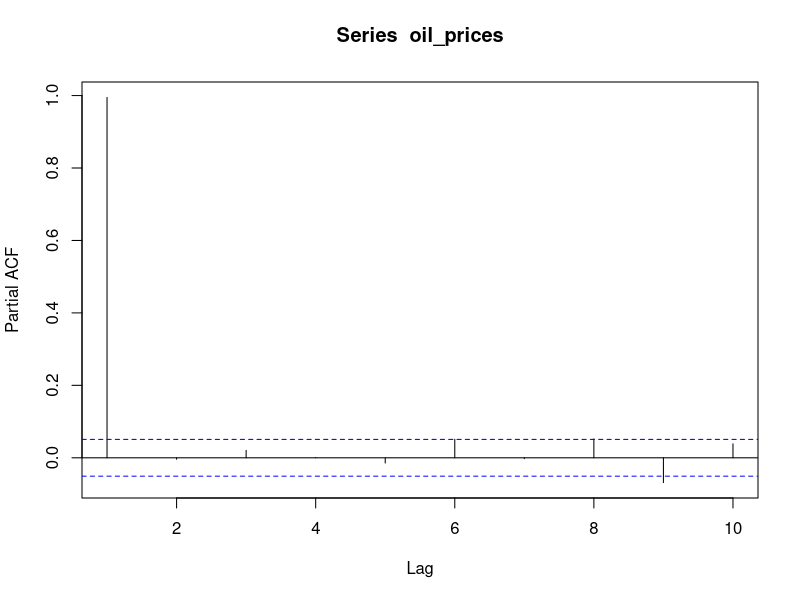
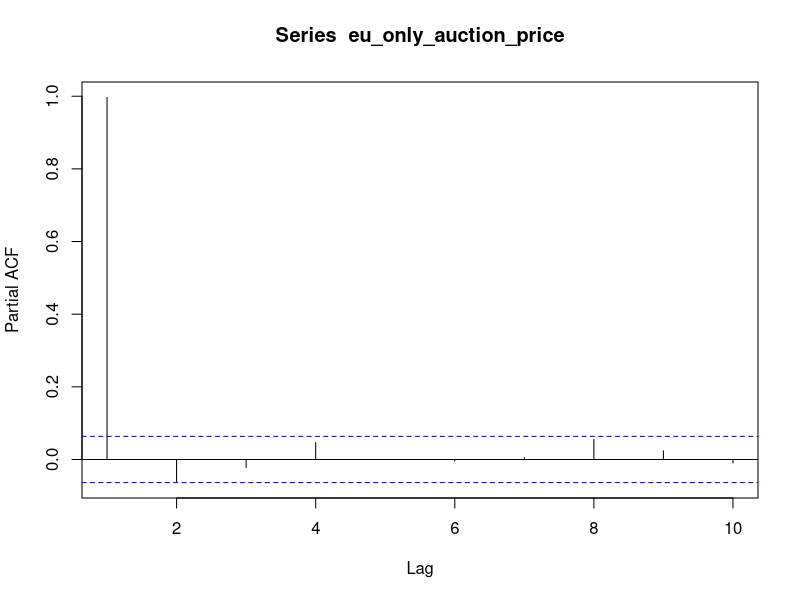
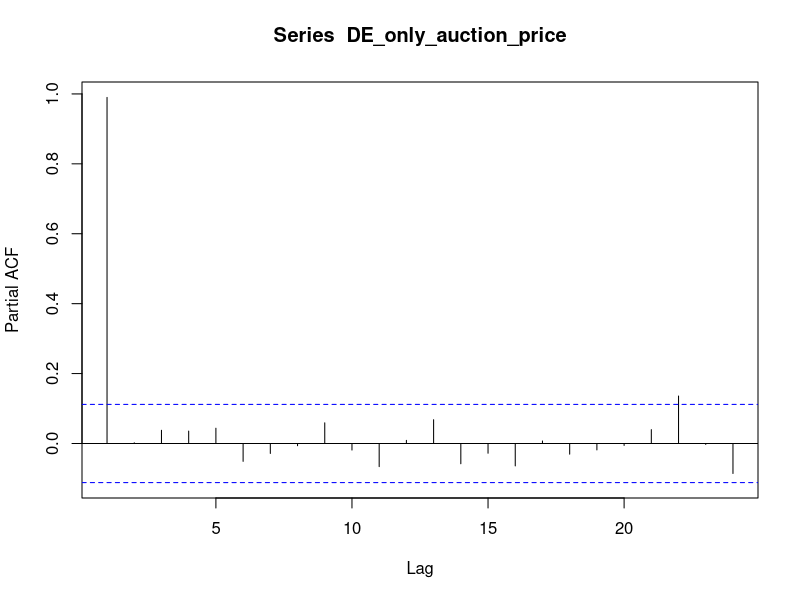
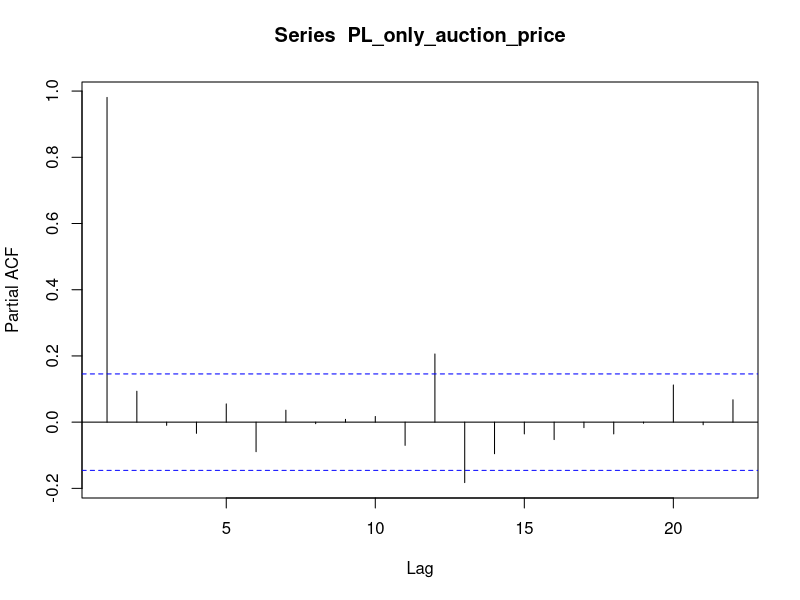
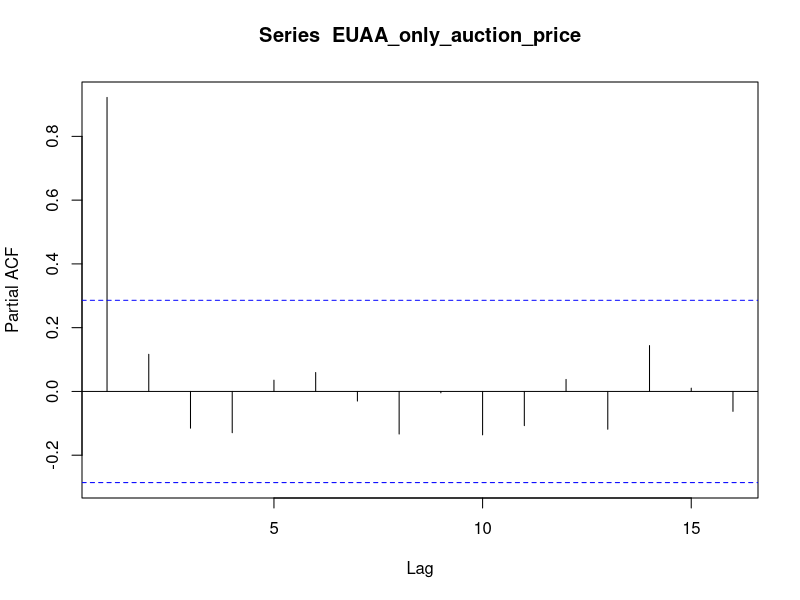

Reproduce these figures in R, in order. (Note: this script raises an error after producing the figures.)
## ---- chunk 1
knitr::opts_chunk$set(echo = TRUE)
library(readxl)
library(tseries)
library(ggplot2)
library(tidyverse)
library(reshape2)
library(car)
library(lubridate)

## ---- chunk 2
brent_crude_prices<- read_excel("brent_crude_prices.xlsx")
co2_emissions_data<-read.csv("co2_emission.csv")
ftse<- read.csv("FTSE 100 Historical Data.csv")
eu_ets_data<-read_excel("EU-ETS-data.xlsx")
## ---- chunk 3
eu_ets_data$Date<- as.Date(eu_ets_data$Date)
brent_crude_prices$Date<- as.Date(brent_crude_prices$Date)
ftse$Date<- mdy(ftse$Date)
ftse$Price<- as.numeric(str_replace(ftse$Price,",",""))
## ---- chunk 4
auction_and_oil<- merge(x=eu_ets_data,y=brent_crude_prices, 
                         by="Date", all.x=TRUE) 

auction_and_oil<-auction_and_oil |> filter(is.na(auction_and_oil$`Europe Brent Spot Price FOB (Dollars per Barrel)`)==FALSE)

oil_prices<- auction_and_oil$`Europe Brent Spot Price FOB (Dollars per Barrel)`
pacf(oil_prices, lag=10, pl=TRUE)

ets_stock_and_oil_data<- merge(x=auction_and_oil, y= ftse, by='Date', all.x=TRUE)
## ---- chunk 5
#First let's change auction name to just have EU, DE, PL or EUAA:

ets_stock_and_oil_data<- ets_stock_and_oil_data |> mutate(
                AuctionType = ifelse(str_detect(`Auction Name`, "EUAA")==TRUE,
                                                                        "EUAA",
                                                    str_sub(`Auction Name`,-2,)
), .after=`Auction Name`)
## ---- chunk 6
EU_only_auction<- ets_stock_and_oil_data |> filter(AuctionType=="EU") |> filter(
                                          is.na(`Auction Price €/tCO2`)==FALSE
)
eu_only_auction_price<-EU_only_auction$`Auction Price €/tCO2`

pacf(eu_only_auction_price, lag=10, pl=TRUE)

#Auction Price Lag
Auction_Price_lag<- EU_only_auction$`Auction Price €/tCO2`[1:length(EU_only_auction$`Auction Price €/tCO2`)-1]
Auction_Price_lag<- c(0,Auction_Price_lag)
EU_only_with_lag<- EU_only_auction |> mutate(
                                          Auction_Price_lag= Auction_Price_lag, .after=`Auction Price €/tCO2`
)

#Maximum bid lag
Max_bid_lag<- EU_only_auction$`Maximum Bid €/tCO2`[1:length(EU_only_auction$`Maximum Bid €/tCO2`)-1]
Max_bid_lag<- c(0,Max_bid_lag)
EU_only_with_lag<- EU_only_with_lag |> mutate(
                                          Max_bid_lag= Max_bid_lag, .after=`Maximum Bid €/tCO2`
)

#Avg bids per bidder lag
Avg_num_bids_per_bidder_lag<- EU_only_auction$`Average number of bids per bidder`[1:length(EU_only_auction$`Average number of bids per bidder`)-1]
Avg_num_bids_per_bidder_lag<- c(0,Avg_num_bids_per_bidder_lag)
EU_only_with_lag<- EU_only_with_lag |> mutate(
                                          Avg_num_bids_per_bidder_lag= Avg_num_bids_per_bidder_lag, .after=`Average number of bids per bidder`
)

#Avg vol per bidder
Avg_vol_per_bidder_lag<- EU_only_auction$`Average volume bid per bidder`[1:length(EU_only_auction$`Average volume bid per bidder`)-1]
Avg_vol_per_bidder_lag<- c(0,Avg_vol_per_bidder_lag)
EU_only_with_lag<- EU_only_with_lag |> mutate(
                                          Avg_vol_per_bidder_lag= Avg_vol_per_bidder_lag, .after=`Average volume bid per bidder`
)

#oil price lag
EU_only_with_lag<- EU_only_with_lag |> rename(
                        oil_price = `Europe Brent Spot Price FOB (Dollars per Barrel)`
)
oil_price_lag<- EU_only_with_lag$oil_price[1:length(EU_only_with_lag$oil_price)-1]
oil_price_lag<- c(0,oil_price_lag)
EU_only_with_lag<- EU_only_with_lag |> mutate(
                                          oil_price_lag= oil_price_lag, .after= oil_price
)

#ftse price lag:
EU_only_with_lag<- EU_only_with_lag |> rename(
                        ftse_price = Price
)
ftse_price_lag<- EU_only_with_lag$ftse_price[1:length(EU_only_with_lag$ftse_price)-1]
ftse_price_lag<- c(0,ftse_price_lag)
EU_only_with_lag<- EU_only_with_lag |> mutate(
                                          ftse_price_lag= ftse_price_lag, .after= ftse_price
)

#Auction Volume tCO2 lag:

Auction_vol_lag<- EU_only_auction$`Auction Volume tCO2`[1:length(EU_only_auction$`Auction Volume tCO2`)-1]
Auction_vol_lag<- c(0,Auction_vol_lag)
EU_only_with_lag<- EU_only_with_lag |> mutate(
                                          Auction_vol_lag= Auction_vol_lag, .after=`Auction Volume tCO2`
)
##

EU_only_auction_variables_fit<- glm(`Auction Price €/tCO2`~ Auction_Price_lag+ `Auction Volume tCO2`+ `Maximum Bid €/tCO2`,
                            family=gaussian, data=EU_only_with_lag)

durbinWatsonTest(EU_only_auction_variables_fit)
summary(EU_only_auction_variables_fit)

#DW of 1.27. Not terrible. How do we push this up to acceptable levels?


#EU_only_oil_fit<- glm(`Auction Price €/tCO2`~ lag+ `Auction Volume tCO2`+ `Maximum Bid €/tCO2`+
 #                                   oil_price,
  #                          family=gaussian, data=EU_only_with_lag)
#summary(EU_only_oil_fit)
#durbinWatsonTest(EU_only_oil_fit)


#So the difference in DW witha nd without oil prices isn't huge. Only 0.01 difference in the test statistic. 

## ---- chunk 7
DE_only_auction<-ets_stock_and_oil_data |> filter(AuctionType=="DE") |> filter(
                                          is.na(`Auction Price €/tCO2`)==FALSE
)
DE_only_auction_price<- DE_only_auction$`Auction Price €/tCO2`
pacf(DE_only_auction_price)


#Auction Price Lag
Auction_Price_lag<- DE_only_auction$`Auction Price €/tCO2`[1:length(DE_only_auction$`Auction Price €/tCO2`)-1]
Auction_Price_lag<- c(0,Auction_Price_lag)
DE_only_with_lag<- DE_only_auction |> mutate(
                                          Auction_Price_lag= Auction_Price_lag, .after=`Auction Price €/tCO2`
)

#Maximum bid lag
Max_bid_lag<- DE_only_auction$`Maximum Bid €/tCO2`[1:length(DE_only_auction$`Maximum Bid €/tCO2`)-1]
Max_bid_lag<- c(0,Max_bid_lag)
DE_only_with_lag<- DE_only_with_lag |> mutate(
                                          Max_bid_lag= Max_bid_lag, .after=`Maximum Bid €/tCO2`
)

#Avg bids per bidder lag
Avg_num_bids_per_bidder_lag<- DE_only_auction$`Average number of bids per bidder`[1:length(DE_only_auction$`Average number of bids per bidder`)-1]
Avg_num_bids_per_bidder_lag<- c(0,Avg_num_bids_per_bidder_lag)
DE_only_with_lag<- DE_only_with_lag |> mutate(
                                          Avg_num_bids_per_bidder_lag= Avg_num_bids_per_bidder_lag, .after=`Average number of bids per bidder`
)

#Avg vol per bidder
Avg_vol_per_bidder_lag<- DE_only_auction$`Average volume bid per bidder`[1:length(DE_only_auction$`Average volume bid per bidder`)-1]
Avg_vol_per_bidder_lag<- c(0,Avg_vol_per_bidder_lag)
DE_only_with_lag<- DE_only_with_lag |> mutate(
                                          Avg_vol_per_bidder_lag= Avg_vol_per_bidder_lag, .after=`Average volume bid per bidder`
)

#oil price lag
DE_only_with_lag<- DE_only_with_lag |> rename(
                        oil_price = `Europe Brent Spot Price FOB (Dollars per Barrel)`
)
oil_price_lag<- DE_only_with_lag$oil_price[1:length(DE_only_with_lag$oil_price)-1]
oil_price_lag<- c(0,oil_price_lag)
DE_only_with_lag<- DE_only_with_lag |> mutate(
                                          oil_price_lag= oil_price_lag, .after= oil_price
)

#ftse price lag:
DE_only_with_lag<- DE_only_with_lag |> rename(
                        ftse_price = Price
)
ftse_price_lag<- DE_only_with_lag$ftse_price[1:length(DE_only_with_lag$ftse_price)-1]
ftse_price_lag<- c(0,ftse_price_lag)
DE_only_with_lag<- DE_only_with_lag |> mutate(
                                          ftse_price_lag= ftse_price_lag, .after= ftse_price
)

#Auction Volume tCO2 lag:

Auction_vol_lag<- DE_only_auction$`Auction Volume tCO2`[1:length(DE_only_auction$`Auction Volume tCO2`)-1]
Auction_vol_lag<- c(0,Auction_vol_lag)
DE_only_with_lag<- DE_only_with_lag |> mutate(
                                          Auction_vol_lag= Auction_vol_lag, .after=`Auction Volume tCO2`
)

#DE_only_oil_fit<- glm(`Auction Price €/tCO2`~ lag+ `Auction Volume tCO2`+ `Maximum Bid €/tCO2`+
#                                    oil_price,
 #                           family=gaussian, data=DE_only_with_lag)
#summary(DE_only_oil_fit)
#durbinWatsonTest(DE_only_oil_fit)

#pacf(DE_only_with_lag$oil_price, lag=20, pl=TRUE)

## ---- chunk 8
PL_only_auction<-ets_stock_and_oil_data |> filter(AuctionType=="PL") |> filter(
                                          is.na(`Auction Price €/tCO2`)==FALSE
)
PL_only_auction_price<- PL_only_auction$`Auction Price €/tCO2`
pacf(PL_only_auction_price)


#Auction Price Lag
Auction_Price_lag<- PL_only_auction$`Auction Price €/tCO2`[1:length(PL_only_auction$`Auction Price €/tCO2`)-1]
Auction_Price_lag<- c(0,Auction_Price_lag)
PL_only_with_lag<- PL_only_auction |> mutate(
                                          Auction_Price_lag= Auction_Price_lag, .after=`Auction Price €/tCO2`
)

#Maximum bid lag
Max_bid_lag<- PL_only_auction$`Maximum Bid €/tCO2`[1:length(PL_only_auction$`Maximum Bid €/tCO2`)-1]
Max_bid_lag<- c(0,Max_bid_lag)
PL_only_with_lag<- PL_only_with_lag |> mutate(
                                          Max_bid_lag= Max_bid_lag, .after=`Maximum Bid €/tCO2`
)

#Avg bids per bidPLr lag
Avg_num_bids_per_bidder_lag<- PL_only_auction$`Average number of bids per bidder`[1:length(PL_only_auction$`Average number of bids per bidder`)-1]
Avg_num_bids_per_bidder_lag<- c(0,Avg_num_bids_per_bidder_lag)
PL_only_with_lag<- PL_only_with_lag |> mutate(
                                          Avg_num_bids_per_bidder_lag= Avg_num_bids_per_bidder_lag, .after=`Average number of bids per bidder`
)

#Avg vol per bidder
Avg_vol_per_bidder_lag<- PL_only_auction$`Average volume bid per bidder`[1:length(PL_only_auction$`Average volume bid per bidder`)-1]
Avg_vol_per_bidder_lag<- c(0,Avg_vol_per_bidder_lag)
PL_only_with_lag<- PL_only_with_lag |> mutate(
                                          Avg_vol_per_bidder_lag= Avg_vol_per_bidder_lag, .after=`Average volume bid per bidder`
)

#oil price lag
PL_only_with_lag<- PL_only_with_lag |> rename(
                        oil_price = `Europe Brent Spot Price FOB (Dollars per Barrel)`
)
oil_price_lag<- PL_only_with_lag$oil_price[1:length(PL_only_with_lag$oil_price)-1]
oil_price_lag<- c(0,oil_price_lag)
PL_only_with_lag<- PL_only_with_lag |> mutate(
                                          oil_price_lag= oil_price_lag, .after= oil_price
)

#ftse price lag:
PL_only_with_lag<- PL_only_with_lag |> rename(
                        ftse_price = Price
)
ftse_price_lag<- PL_only_with_lag$ftse_price[1:length(PL_only_with_lag$ftse_price)-1]
ftse_price_lag<- c(0,ftse_price_lag)
PL_only_with_lag<- PL_only_with_lag |> mutate(
                                          ftse_price_lag= ftse_price_lag, .after= ftse_price
)

#Auction Volume tCO2 lag:

Auction_vol_lag<- PL_only_auction$`Auction Volume tCO2`[1:length(PL_only_auction$`Auction Volume tCO2`)-1]
Auction_vol_lag<- c(0,Auction_vol_lag)
PL_only_with_lag<- PL_only_with_lag |> mutate(
                                          Auction_vol_lag= Auction_vol_lag, .after=`Auction Volume tCO2`
)

#PL_only_oil_fit<- glm(`Auction Price €/tCO2`~ lag+ `Auction Volume tCO2`+ `Maximum Bid €/tCO2`+
 #                                   oil_price,
  #                          family=gaussian, data=PL_only_with_lag)
#summary(PL_only_oil_fit)
#durbinWatsonTest(PL_only_oil_fit)

#pacf(PL_only_with_lag$oil_price, lag=20, pl=TRUE)

#So for Poland, I don't need to worry about autocorrelation at all
## ---- chunk 9
EUAA_only_auction<-ets_stock_and_oil_data |> filter(AuctionType=="EUAA") |> filter(
                                          is.na(`Auction Price €/tCO2`)==FALSE
)
EUAA_only_auction_price<- EUAA_only_auction$`Auction Price €/tCO2`
pacf(EUAA_only_auction_price)


#Auction Price Lag
Auction_Price_lag<- EUAA_only_auction$`Auction Price €/tCO2`[1:length(EUAA_only_auction$`Auction Price €/tCO2`)-1]
Auction_Price_lag<- c(0,Auction_Price_lag)
EUAA_only_with_lag<- EUAA_only_auction |> mutate(
                                          Auction_Price_lag= Auction_Price_lag, .after=`Auction Price €/tCO2`
)

#Maximum bid lag
Max_bid_lag<- EUAA_only_auction$`Maximum Bid €/tCO2`[1:length(EUAA_only_auction$`Maximum Bid €/tCO2`)-1]
Max_bid_lag<- c(0,Max_bid_lag)
EUAA_only_with_lag<- EUAA_only_with_lag |> mutate(
                                          Max_bid_lag= Max_bid_lag, .after=`Maximum Bid €/tCO2`
)

#Avg bids per bidPLr lag
Avg_num_bids_per_bidder_lag<- EUAA_only_auction$`Average number of bids per bidder`[1:length(EUAA_only_auction$`Average number of bids per bidder`)-1]
Avg_num_bids_per_bidder_lag<- c(0,Avg_num_bids_per_bidder_lag)
EUAA_only_with_lag<- EUAA_only_with_lag |> mutate(
                                          Avg_num_bids_per_bidder_lag= Avg_num_bids_per_bidder_lag, .after=`Average number of bids per bidder`
)

#Avg vol per bidder
Avg_vol_per_bidder_lag<- EUAA_only_auction$`Average volume bid per bidder`[1:length(EUAA_only_auction$`Average volume bid per bidder`)-1]
Avg_vol_per_bidder_lag<- c(0,Avg_vol_per_bidder_lag)
EUAA_only_with_lag<- EUAA_only_with_lag |> mutate(
                                          Avg_vol_per_bidder_lag= Avg_vol_per_bidder_lag, .after=`Average volume bid per bidder`
)

#oil price lag
EUAA_only_with_lag<- EUAA_only_with_lag |> rename(
                        oil_price = `Europe Brent Spot Price FOB (Dollars per Barrel)`
)
oil_price_lag<- EUAA_only_with_lag$oil_price[1:length(EUAA_only_with_lag$oil_price)-1]
oil_price_lag<- c(0,oil_price_lag)
EUAA_only_with_lag<- EUAA_only_with_lag |> mutate(
                                          oil_price_lag= oil_price_lag, .after= oil_price
)

#ftse price lag:
EUAA_only_with_lag<- EUAA_only_with_lag |> rename(
                        ftse_price = Price
)
ftse_price_lag<- EUAA_only_with_lag$ftse_price[1:length(EUAA_only_with_lag$ftse_price)-1]
ftse_price_lag<- c(0,ftse_price_lag)
EUAA_only_with_lag<- EUAA_only_with_lag |> mutate(
                                          ftse_price_lag= ftse_price_lag, .after= ftse_price
)

#Auction Volume tCO2 lag:

Auction_vol_lag<- EUAA_only_auction$`Auction Volume tCO2`[1:length(EUAA_only_auction$`Auction Volume tCO2`)-1]
Auction_vol_lag<- c(0,Auction_vol_lag)
EUAA_only_with_lag<- EUAA_only_with_lag |> mutate(
                                          Auction_vol_lag= Auction_vol_lag, .after=`Auction Volume tCO2`
)

#EUAA_only_auction_variables_fit<- glm(`Auction Price €/tCO2`~ lag+ `Auction Volume tCO2`+ `Maximum Bid €/tCO2`,
#                            family=gaussian, data=EUAA_only_with_lag)

#durbinWatsonTest(EUAA_only_auction_variables_fit)
#summary(EUAA_only_auction_variables_fit)

#With oil prices:
#EUAA_only_with_lag<- EUAA_only_with_lag |> rename(
#                        oil_price = `Europe Brent Spot Price FOB (Dollars per Barrel)`
#)

#EUAA_only_oil_fit<- glm(`Auction Price €/tCO2`~ lag+ `Auction Volume tCO2`+ `Maximum Bid €/tCO2`+
#                                    oil_price,
#                            family=gaussian, data=EUAA_only_with_lag)
#summary(EUAA_only_oil_fit)
#durbinWatsonTest(EUAA_only_oil_fit)

#pacf(EUAA_only_with_lag$oil_price, lag=20, pl=TRUE)

#lag isn;t significant. Should I leave it out?
#EUAA_only_oil_fit<- glm(`Auction Price €/tCO2`~ `Auction Volume tCO2`+ `Maximum Bid €/tCO2`+
 #                                   oil_price,
#                            family=gaussian, data=EUAA_only_with_lag)
#durbinWatsonTest(EUAA_only_oil_fit)
#summary(EUAA_only_oil_fit)
## ---- chunk 10


#Merging, beginning with EU lag
EU_lag<- EU_only_with_lag |> select('Date',
                                    'AuctionType', 
                                    'Auction_Price_lag',
                                    'Max_bid_lag',
                                    'Avg_num_bids_per_bidder_lag',
                                    'Avg_vol_per_bidder_lag',
                                    'Auction_vol_lag',
                                    'oil_price_lag',
                                    'ftse_price_lag'
                                    )
ets_EU_only_lag<- merge(x=ets_stock_and_oil_data, y= EU_lag, by=c('Date', 'AuctionType'), all.x=TRUE)
ets_EU_only_lag<- ets_EU_only_lag |> select(-c(Open:Change..))


lagColnamesVec<- c('Auction_Price_lag',
                                    'Max_bid_lag',
                                    'Avg_num_bids_per_bidder_lag',
                                    'Avg_vol_per_bidder_lag',
                                    'Auction_vol_lag',
                                    'oil_price_lag',
                                    'ftse_price_lag')

#DE lag:
DE_lag<- DE_only_with_lag |> select('Date',
                                    'AuctionType', 
                                    'Auction_Price_lag',
                                    'Max_bid_lag',
                                    'Avg_num_bids_per_bidder_lag',
                                    'Avg_vol_per_bidder_lag',
                                    'Auction_vol_lag',
                                    'oil_price_lag',
                                    'ftse_price_lag'
                                    )
ets_EU_DE_with_lag<- merge(x=ets_EU_only_lag, y=DE_lag, by=c('Date', 'AuctionType'), all.x=TRUE)


for(name in lagColnamesVec){
  x=paste0(name,".x")
  y=paste0(name,".y")
  ets_EU_DE_with_lag[,x]<-ifelse(is.na(ets_EU_DE_with_lag[,x]), 
                                  ets_EU_DE_with_lag[,y],
                                  ets_EU_DE_with_lag[,x])
}


ets_EU_DE_with_lag<- ets_EU_DE_with_lag |> rename(
                                    'Auction_Price_lag'= 'Auction_Price_lag.x',
                                    'Max_bid_lag'= 'Max_bid_lag.x',
                                    'Avg_num_bids_per_bidder_lag'='Avg_num_bids_per_bidder_lag.x',
                                    'Avg_vol_per_bidder_lag'='Avg_vol_per_bidder_lag.x',
                                    'Auction_vol_lag'= 'Auction_vol_lag.x',
                                    'oil_price_lag'= 'oil_price_lag.x',
                                    'ftse_price_lag'='ftse_price_lag.x'
                                    ) |> select(-c('Auction_Price_lag.y',
                                    'Max_bid_lag.y',
                                    'Avg_num_bids_per_bidder_lag.y',
                                    'Avg_vol_per_bidder_lag.y',
                                    'Auction_vol_lag.y',
                                    'oil_price_lag.y',
                                    'ftse_price_lag.y'))

#PL lag:
PL_lag<- PL_only_with_lag |> select('Date',
                                    'AuctionType', 
                                    'Auction_Price_lag',
                                    'Max_bid_lag',
                                    'Avg_num_bids_per_bidder_lag',
                                    'Avg_vol_per_bidder_lag',
                                    'Auction_vol_lag',
                                    'oil_price_lag',
                                    'ftse_price_lag'
                                    )
ets_EU_DE_PL_with_lag<- merge(x=ets_EU_DE_with_lag, 
                              y= PL_lag, by = c('Date', 'AuctionType'),
                              all.x=TRUE)

for(name in lagColnamesVec){
  x=paste0(name,".x")
  y=paste0(name,".y")
  ets_EU_DE_PL_with_lag[,x]<-ifelse(is.na(ets_EU_DE_PL_with_lag[,x]), 
                                  ets_EU_DE_PL_with_lag[,y],
                                  ets_EU_DE_PL_with_lag[,x])
}

ets_EU_DE_PL_with_lag<- ets_EU_DE_PL_with_lag |> rename(
                                    'Auction_Price_lag'= 'Auction_Price_lag.x',
                                    'Max_bid_lag'= 'Max_bid_lag.x',
                                    'Avg_num_bids_per_bidder_lag'='Avg_num_bids_per_bidder_lag.x',
                                    'Avg_vol_per_bidder_lag'='Avg_vol_per_bidder_lag.x',
                                    'Auction_vol_lag'= 'Auction_vol_lag.x',
                                    'oil_price_lag'= 'oil_price_lag.x',
                                    'ftse_price_lag'='ftse_price_lag.x'
                                    ) |> select(-c('Auction_Price_lag.y',
                                    'Max_bid_lag.y',
                                    'Avg_num_bids_per_bidder_lag.y',
                                    'Avg_vol_per_bidder_lag.y',
                                    'Auction_vol_lag.y',
                                    'oil_price_lag.y',
                                    'ftse_price_lag.y'))



#Adding EUAA lag:

EUAA_lag<- EUAA_only_with_lag |> select('Date',
                                    'AuctionType', 
                                    'Auction_Price_lag',
                                    'Max_bid_lag',
                                    'Avg_num_bids_per_bidder_lag',
                                    'Avg_vol_per_bidder_lag',
                                    'Auction_vol_lag',
                                    'oil_price_lag',
                                    'ftse_price_lag'
                                    )

ets_representative_lag<- merge(x=ets_EU_DE_PL_with_lag,
                               y=EUAA_lag, by = c('Date', 'AuctionType'),
                               all.x=TRUE)

for(name in lagColnamesVec){
  x=paste0(name,".x")
  y=paste0(name,".y")
  ets_representative_lag[,x]<-ifelse(is.na(ets_representative_lag[,x]), 
                                  ets_representative_lag[,y],
                                  ets_representative_lag[,x])
}

ets_representative_lag<- ets_representative_lag |> rename(
                                    'Auction_Price_lag'= 'Auction_Price_lag.x',
                                    'Max_bid_lag'= 'Max_bid_lag.x',
                                    'Avg_num_bids_per_bidder_lag'='Avg_num_bids_per_bidder_lag.x',
                                    'Avg_vol_per_bidder_lag'='Avg_vol_per_bidder_lag.x',
                                    'Auction_vol_lag'= 'Auction_vol_lag.x',
                                    'oil_price_lag'= 'oil_price_lag.x',
                                    'ftse_price_lag'='ftse_price_lag.x'
                                    ) |> select(-c('Auction_Price_lag.y',
                                    'Max_bid_lag.y',
                                    'Avg_num_bids_per_bidder_lag.y',
                                    'Avg_vol_per_bidder_lag.y',
                                    'Auction_vol_lag.y',
                                    'oil_price_lag.y',
                                    'ftse_price_lag.y'))

## ---- chunk 11
lag_fit<- glm(`Auction Price €/tCO2`~lag+`Auction Volume tCO2`+ `Maximum Bid €/tCO2`+
                                    oil_price,
                            family=gaussian, data=ets_representative_lag)

summary(lag_fit)

durbinWatsonTest(lag_fit)
## ---- chunk 12
ftse<- read.csv("FTSE 100 Historical Data.csv")

ftse$Date<- mdy(ftse$Date)
ftse$Price<- as.numeric(str_replace(ftse$Price,",",""))

ets_with_rep_lag<- merge(x=ets_representative_lag, y=ftse, by = 'Date', all.x=TRUE)

ets_with_rep_lag<- ets_with_rep_lag |> rename(
                                  ftse_price = Price
)

ftse_lag_fit<- glm(`Auction Price €/tCO2`~lag+`Auction Volume tCO2`+ `Maximum Bid €/tCO2`+
                                    oil_price+ftse_price,
                            family=gaussian, data=ets_with_rep_lag)

summary(ftse_lag_fit)

durbinWatsonTest(ftse_lag_fit)

## ---- chunk 13
res<- resid(ftse_lag_fit)
plot(fitted(ftse_lag_fit), res)+abline(0,0)


## ---- chunk 14
#No pooling- EU:
  
no_pool_EU<- ets_with_rep_lag |> filter(AuctionType=="EU")

eu_no_pool_fit<- glm(`Auction Price €/tCO2`~lag+`Auction Volume tCO2`+ `Maximum Bid €/tCO2`+
                                    oil_price+ftse_price,
                            family=gaussian, data=no_pool_EU)

summary(eu_no_pool_fit)

durbinWatsonTest(eu_no_pool_fit)

## ---- chunk 15
res<- resid(eu_no_pool_fit)
plot(fitted(eu_no_pool_fit), res)
## ---- chunk 16
hist(no_pool_EU$oil_price)
hist(no_pool_EU$ftse_price)
hist(no_pool_EU$`Auction Volume tCO2`)
hist(no_pool_EU$`Maximum Bid €/tCO2`)
## ---- chunk 17
eu_no_pool_fit_log<- glm(`Auction Price €/tCO2`~`Maximum Bid €/tCO2`+`Auction Volume tCO2`+ `Average bid size`+
                                    oil_price+log(ftse_price),
                            family=gaussian, data=no_pool_EU)

summary(eu_no_pool_fit_log)

durbinWatsonTest(eu_no_pool_fit_log)
## ---- chunk 18
eu_cor_frame<- ets_with_rep_lag |> select(`Auction Volume tCO2`, `Maximum Bid €/tCO2`,`Average bid size`,`Average volume bid per bidder`,
                                    oil_price, ftse_price) 

eu_cor_frame<- na.omit(eu_cor_frame)
cor_matrix<- cor(eu_cor_frame)

# Get upper triangle of the correlation matrix
get_upper_tri <- function(cormat){
  cormat[lower.tri(cormat)]<- NA
  return(cormat)
}

upper_tri <- get_upper_tri(cor_matrix)
melted_cormat <- melt(upper_tri, na.rm = TRUE)

ggplot(data = melted_cormat, aes(Var2, Var1, fill = value))+
  geom_tile(color = "white")+
  scale_fill_gradient2(low = "blue", high = "red", mid = "white", 
                       midpoint = 0, limit = c(-1,1), space = "Lab", 
                       name="Pearson\nCorrelation") +
  theme_minimal()+ 
  theme(axis.text.x = element_text(angle = 45, vjust = 1, 
                                   size = 12, hjust = 1))+
  coord_fixed()
## ---- chunk 19
ets_with_rep_lag<- na.omit(ets_with_rep_lag)
pacf(ets_with_rep_lag$`Maximum Bid €/tCO2`)
pacf(ets_with_rep_lag$`Average number of bids per bidder`)
pacf(ets_with_rep_lag$`Average volume bid per bidder`)
pacf(ets_with_rep_lag$oil_price)
pacf(ets_with_rep_lag$ftse_price)
pacf(ets_with_rep_lag$`Total Amount of Bids`)
pacf(ets_with_rep_lag$`Auction Volume tCO2`)
pacf(ets_with_rep_lag$`Auction Price €/tCO2`)
## ---- chunk 20
#Lags have been created above. So let's run a first differences procedure.

#Starting by transforming the variables:

ets_first_diff<- ets_representative_lag |> rename(
                  oil_price= `Europe Brent Spot Price FOB (Dollars per Barrel)`,
                  ftse_price = Price
)

ets_first_diff<-ets_first_diff |> mutate(
                  Auction_Price_fd = `Auction Price €/tCO2`- Auction_Price_lag,
                  Max_bid_fd = `Maximum Bid €/tCO2` - Max_bid_lag,
                  Avg_bids_fd= `Average number of bids per bidder` - Avg_num_bids_per_bidder_lag,
                  Avg_vol_fd= `Average volume bid per bidder`- Avg_vol_per_bidder_lag,
                  Auction_vol_fd = `Auction Volume tCO2`- Auction_vol_lag,
                  oil_price_fd = oil_price - oil_price_lag,
                  ftse_price_fd = ftse_price -ftse_price_lag
) |> select (
            Auction_Price_fd,
            Max_bid_fd,
            Avg_bids_fd,
            Avg_vol_fd,
            Auction_vol_fd,
            oil_price_fd,
            ftse_price_fd
)

lag_transformed_fit<- glm(Auction_Price_fd ~ Max_bid_fd+Avg_bids_fd+Avg_vol_fd+
                            Auction_vol_fd+oil_price_fd+ftse_price_fd, 
                          family=gaussian(), data=ets_first_diff)

summary(lag_transformed_fit)

durbinWatsonTest(lag_transformed_fit)

#So this works, DW statistic is within good bounds. Now we need to run the regression without intercept, find the sample mean for each statistic and calculate the new fitted model. 

#Other models we use can run one of the other procedures to deal with time series correlations
